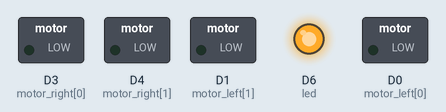
Simulated run of this sketch. Board: ESP8266 (NodeMCU). Shown: switched loads named in the sketch (green lamp = pin HIGH), output pins drawn as LEDs (lit = HIGH).

Above: at 1.0 s.
At 3.5 s:
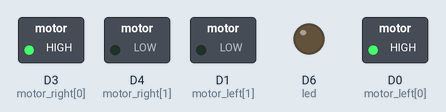
At 4.5 s:
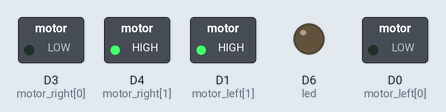
At 5.5 s:
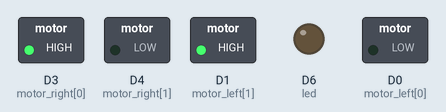
At 6.5 s:
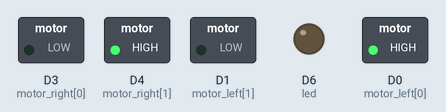
At 7.5 s:
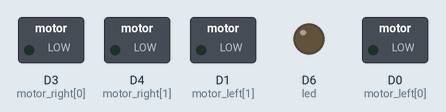
Timing chart, 0 to 10.5 s (numbered marks = the images above):
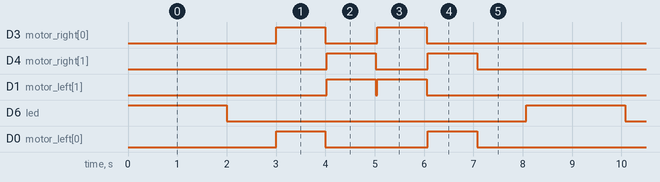

The sketch:

test.ino
```cpp
int motor_left[] = {D0, D1};
int motor_right[] = {D3, D4};
int led = D6;

void setup() {
  int i;
  for(i = 0; i < 2; i++){
    pinMode(motor_left[i], OUTPUT);
    pinMode(motor_right[i], OUTPUT);
    pinMode(led, OUTPUT);
  }
}

void loop() {

  led_on();
  delay(2000);
  led_off();
  delay(1000);

  drive_forward(1000);
  motor_stop(25);
  drive_backward(1000);
  motor_stop(25);
  turn_left(1000);
  motor_stop(25);
  turn_right(1000);
  motor_stop(1000);
  }


void led_on(){
  digitalWrite(led, HIGH);
}

void led_off(){
  digitalWrite(led, LOW);
}

void motor_stop(int duration){
  digitalWrite(motor_left[0], LOW);
  digitalWrite(motor_left[1], LOW);

  digitalWrite(motor_right[0], LOW);
  digitalWrite(motor_right[1], LOW);

  delay(duration);
}

void drive_forward(int duration){
  digitalWrite(motor_left[0], HIGH);
  digitalWrite(motor_left[1], LOW);

  digitalWrite(motor_right[0], HIGH);
  digitalWrite(motor_right[1], LOW);

  delay(duration);
}

void drive_backward(int duration){
  digitalWrite(motor_left[0], LOW);
  digitalWrite(motor_left[1], HIGH);

  digitalWrite(motor_right[0], LOW);
  digitalWrite(motor_right[1], HIGH);

  delay(duration);
}

void turn_left(int duration){
  digitalWrite(motor_left[0], LOW);
  digitalWrite(motor_left[1], HIGH);

  digitalWrite(motor_right[0], HIGH);
  digitalWrite(motor_right[1], LOW);

  delay(duration);
}

void turn_right(int duration){
  digitalWrite(motor_left[0], HIGH);
  digitalWrite(motor_left[1], LOW);

  digitalWrite(motor_right[0], LOW);
  digitalWrite(motor_right[1], HIGH);

  delay(duration);
}
```

Measured:
- by itself, D3 (motor_right[0]), D4 (motor_right[1]): repeats every 8.1 s: LOW 1.1 s, HIGH 1.0 s, LOW 5.0 s, HIGH 1.0 s
- by itself, D1 (motor_left[1]): repeats every 8.1 s: LOW 0.03 s, HIGH 1.0 s, LOW 6.1 s, HIGH 1.0 s
- by itself, D6 (led): alternates HIGH for 2.0 s and LOW for 6.1 s
- by itself, D0 (motor_left[0]): repeats every 8.1 s: LOW 2.1 s, HIGH 1.0 s, LOW 4.0 s, HIGH 1.0 s
